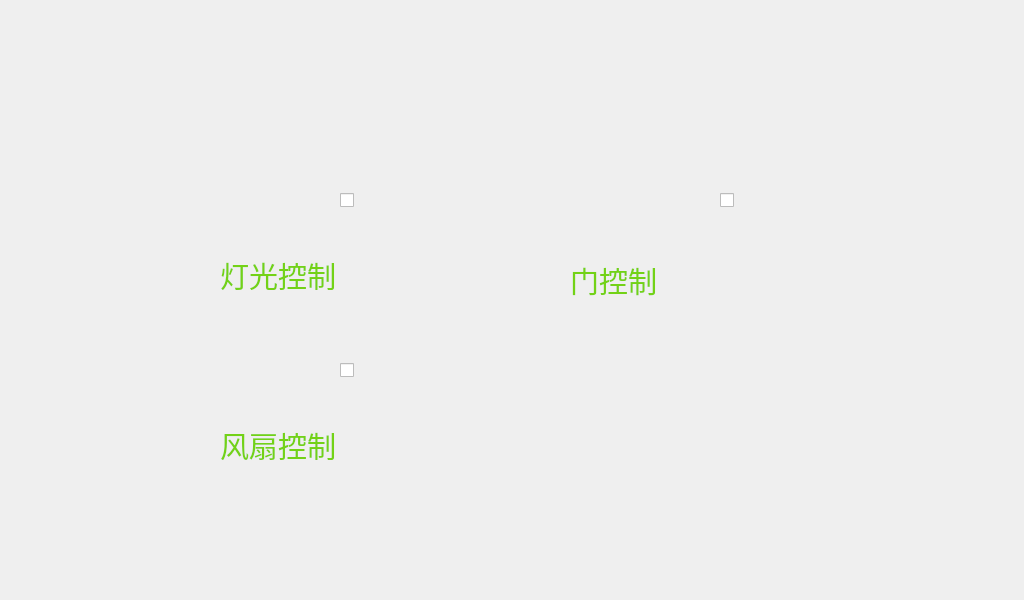
<?xml version="1.0" encoding="UTF-8"?>
<ui version="4.0">
 <class>HomeControl</class>
 <widget class="QWidget" name="HomeControl">
  <property name="geometry">
   <rect>
    <x>0</x>
    <y>0</y>
    <width>1024</width>
    <height>600</height>
   </rect>
  </property>
  <property name="windowTitle">
   <string>Form</string>
  </property>
  <property name="styleSheet">
   <string notr="true"/>
  </property>
  <widget class="QPushButton" name="home_pushButton">
   <property name="geometry">
    <rect>
     <x>20</x>
     <y>20</y>
     <width>100</width>
     <height>80</height>
    </rect>
   </property>
   <property name="styleSheet">
    <string notr="true">background-image: url(:/rec/img/home.png);</string>
   </property>
   <property name="text">
    <string/>
   </property>
   <property name="flat">
    <bool>true</bool>
   </property>
  </widget>
  <widget class="QCheckBox" name="light_checkBox">
   <property name="geometry">
    <rect>
     <x>340</x>
     <y>170</y>
     <width>100</width>
     <height>60</height>
    </rect>
   </property>
   <property name="styleSheet">
    <string notr="true">QCheckBox::indicator:unchecked {
image: url(:/rec/img/close.png);
}
QCheckBox::indicator:checked {
image: url(:/rec/img/open.png);
}</string>
   </property>
   <property name="text">
    <string/>
   </property>
   <property name="checkable">
    <bool>true</bool>
   </property>
   <property name="checked">
    <bool>false</bool>
   </property>
   <property name="autoRepeat">
    <bool>false</bool>
   </property>
   <property name="autoExclusive">
    <bool>false</bool>
   </property>
  </widget>
  <widget class="QCheckBox" name="door_checkBox">
   <property name="geometry">
    <rect>
     <x>720</x>
     <y>170</y>
     <width>100</width>
     <height>60</height>
    </rect>
   </property>
   <property name="styleSheet">
    <string notr="true">QCheckBox::indicator:unchecked {
image: url(:/rec/img/close.png);
}
QCheckBox::indicator:checked {
image: url(:/rec/img/open.png);
}</string>
   </property>
   <property name="text">
    <string/>
   </property>
   <property name="checkable">
    <bool>true</bool>
   </property>
   <property name="checked">
    <bool>false</bool>
   </property>
   <property name="autoRepeat">
    <bool>false</bool>
   </property>
  </widget>
  <widget class="QCheckBox" name="fan_checkBox">
   <property name="geometry">
    <rect>
     <x>340</x>
     <y>340</y>
     <width>100</width>
     <height>60</height>
    </rect>
   </property>
   <property name="styleSheet">
    <string notr="true">QCheckBox::indicator:unchecked {
image: url(:/rec/img/close.png);
}
QCheckBox::indicator:checked {
image: url(:/rec/img/open.png);
}</string>
   </property>
   <property name="text">
    <string/>
   </property>
   <property name="checkable">
    <bool>true</bool>
   </property>
   <property name="checked">
    <bool>false</bool>
   </property>
   <property name="autoRepeat">
    <bool>false</bool>
   </property>
  </widget>
  <widget class="QLabel" name="door_icon_label">
   <property name="geometry">
    <rect>
     <x>550</x>
     <y>150</y>
     <width>120</width>
     <height>100</height>
    </rect>
   </property>
   <property name="styleSheet">
    <string notr="true">image: url(:/rec/img/door_close.png);</string>
   </property>
   <property name="text">
    <string/>
   </property>
  </widget>
  <widget class="QLabel" name="fan_icon_label">
   <property name="geometry">
    <rect>
     <x>210</x>
     <y>320</y>
     <width>120</width>
     <height>100</height>
    </rect>
   </property>
   <property name="styleSheet">
    <string notr="true">background-image: url(:/rec/img/fan.png);</string>
   </property>
   <property name="text">
    <string/>
   </property>
  </widget>
  <widget class="QLabel" name="fan_intensity_text_label">
   <property name="geometry">
    <rect>
     <x>220</x>
     <y>430</y>
     <width>130</width>
     <height>30</height>
    </rect>
   </property>
   <property name="font">
    <font>
     <pointsize>22</pointsize>
    </font>
   </property>
   <property name="styleSheet">
    <string notr="true">color: rgb(115, 210, 22);</string>
   </property>
   <property name="text">
    <string>风扇控制</string>
   </property>
  </widget>
  <widget class="QLabel" name="door_intensity_text_label">
   <property name="geometry">
    <rect>
     <x>570</x>
     <y>260</y>
     <width>91</width>
     <height>41</height>
    </rect>
   </property>
   <property name="font">
    <font>
     <pointsize>22</pointsize>
    </font>
   </property>
   <property name="styleSheet">
    <string notr="true">color: rgb(115, 210, 22);</string>
   </property>
   <property name="text">
    <string>门控制</string>
   </property>
  </widget>
  <widget class="QLabel" name="light_intensity_text_label_2">
   <property name="geometry">
    <rect>
     <x>220</x>
     <y>260</y>
     <width>130</width>
     <height>30</height>
    </rect>
   </property>
   <property name="font">
    <font>
     <pointsize>22</pointsize>
    </font>
   </property>
   <property name="styleSheet">
    <string notr="true">color: rgb(115, 210, 22);</string>
   </property>
   <property name="text">
    <string>灯光控制</string>
   </property>
  </widget>
  <widget class="QLabel" name="light_icon_label">
   <property name="geometry">
    <rect>
     <x>210</x>
     <y>150</y>
     <width>120</width>
     <height>100</height>
    </rect>
   </property>
   <property name="styleSheet">
    <string notr="true">background-image: url(:/rec/img/light_off.png);</string>
   </property>
   <property name="text">
    <string/>
   </property>
  </widget>
 </widget>
 <resources/>
 <connections/>
</ui>
